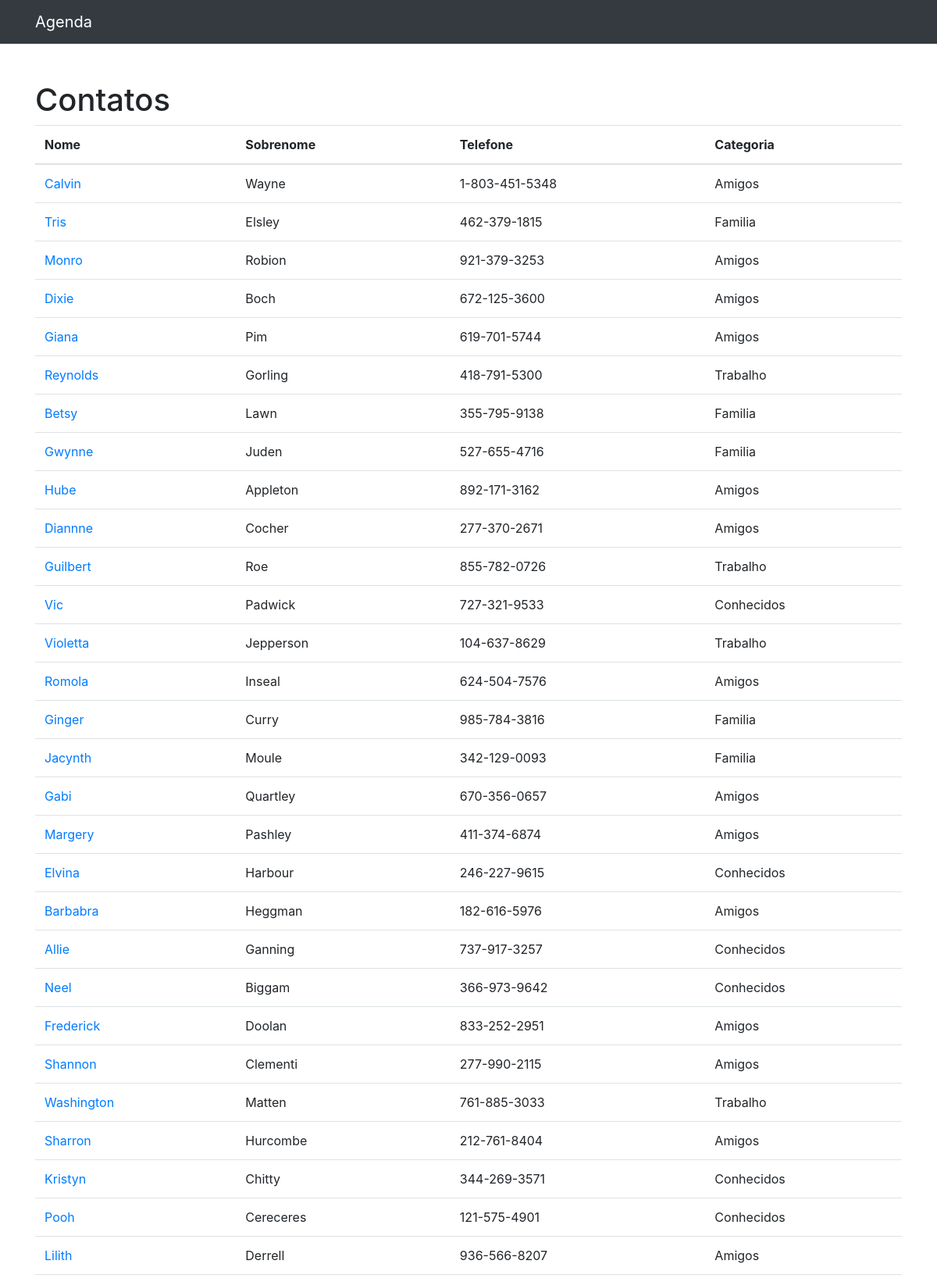
The page / (upper part) on the database its author committed.
### contacts/models.py (models this page shows, shortened)
class Contact(models.Model):
    first_name = models.CharField(max_length=255)
    last_name = models.CharField(max_length=255, blank=True)
    phone_number = models.CharField(max_length=50)
    email = models.CharField(max_length=255, blank=True)
    created_at = models.DateTimeField(default=timezone.now)
    description = models.TextField(blank=True)
    category = models.ForeignKey(Category, on_delete=models.DO_NOTHING)
    is_visible = models.BooleanField(default=True)

class Category(models.Model):
    name = models.CharField(max_length=255)
    def __str__(self) -> str:
        return self.name

### contacts/views.py (the view)
# urls.py: path('', views.index, name='index'),
def index(request):
    contacts = Contact.objects.all()
    return render(request, 'contacts/index.html',
                  {'contacts': contacts})

### contacts/templates/contacts/index.html (shortened to what this page needs)
{% extends 'base.html' %}
{% block content %}
    <h1 class="mt-5">Contatos</h1>
    <table class="table">
        <thead>
            <tr>
                <th>Nome</th>
                <th>Sobrenome</th>
                <th>Telefone</th>
                <th>Categoria</th>
            </tr>
        </thead>
        <tbody>
            {% for contact in contacts %}
                <tr>
                    <td>
                        <a href="{% url 'single_contact' contact.id %}">{{ contact.first_name }}</a>
                    </td>
                    <td>{{ contact.last_name }}</td>
                    <td>{{ contact.phone_number }}</td>
                    <td>{{ contact.category }}</td>
                </tr>
            {% endfor %}
        </tbody>
    </table>
{% endblock content %}

### rows shown on the page
Contact: first_name "Calvin", last_name "Wayne", phone_number "1-803-451-5348", category "Amigos"
Contact: first_name "Tris", last_name "Elsley", phone_number "462-379-1815", category "Familia"
Contact: first_name "Monro", last_name "Robion", phone_number "921-379-3253", category "Amigos"
Contact: first_name "Dixie", last_name "Boch", phone_number "672-125-3600", category "Amigos"
Contact: first_name "Giana", last_name "Pim", phone_number "619-701-5744", category "Amigos"
Contact: first_name "Reynolds", last_name "Gorling", phone_number "418-791-5300", category "Trabalho"
Contact: first_name "Betsy", last_name "Lawn", phone_number "355-795-9138", category "Familia"
Contact: first_name "Gwynne", last_name "Juden", phone_number "527-655-4716", category "Familia"
Contact: first_name "Hube", last_name "Appleton", phone_number "892-171-3162", category "Amigos"
Contact: first_name "Diannne", last_name "Cocher", phone_number "277-370-2671", category "Amigos"
Contact: first_name "Guilbert", last_name "Roe", phone_number "855-782-0726", category "Trabalho"
Contact: first_name "Vic", last_name "Padwick", phone_number "727-321-9533", category "Conhecidos"
Contact: first_name "Violetta", last_name "Jepperson", phone_number "104-637-8629", category "Trabalho"
Contact: first_name "Romola", last_name "Inseal", phone_number "624-504-7576", category "Amigos"
Contact: first_name "Ginger", last_name "Curry", phone_number "985-784-3816", category "Familia"
Contact: first_name "Jacynth", last_name "Moule", phone_number "342-129-0093", category "Familia"
Contact: first_name "Gabi", last_name "Quartley", phone_number "670-356-0657", category "Amigos"
Contact: first_name "Margery", last_name "Pashley", phone_number "411-374-6874", category "Amigos"
Contact: first_name "Elvina", last_name "Harbour", phone_number "246-227-9615", category "Conhecidos"
Contact: first_name "Barbabra", last_name "Heggman", phone_number "182-616-5976", category "Amigos"
Contact: first_name "Allie", last_name "Ganning", phone_number "737-917-3257", category "Conhecidos"
Contact: first_name "Neel", last_name "Biggam", phone_number "366-973-9642", category "Conhecidos"
Contact: first_name "Frederick", last_name "Doolan", phone_number "833-252-2951", category "Amigos"
Contact: first_name "Shannon", last_name "Clementi", phone_number "277-990-2115", category "Amigos"
Contact: first_name "Washington", last_name "Matten", phone_number "761-885-3033", category "Trabalho"
Contact: first_name "Sharron", last_name "Hurcombe", phone_number "212-761-8404", category "Amigos"
Contact: first_name "Kristyn", last_name "Chitty", phone_number "344-269-3571", category "Conhecidos"
Contact: first_name "Pooh", last_name "Cereceres", phone_number "121-575-4901", category "Conhecidos"
Contact: first_name "Lilith", last_name "Derrell", phone_number "936-566-8207", category "Amigos"
